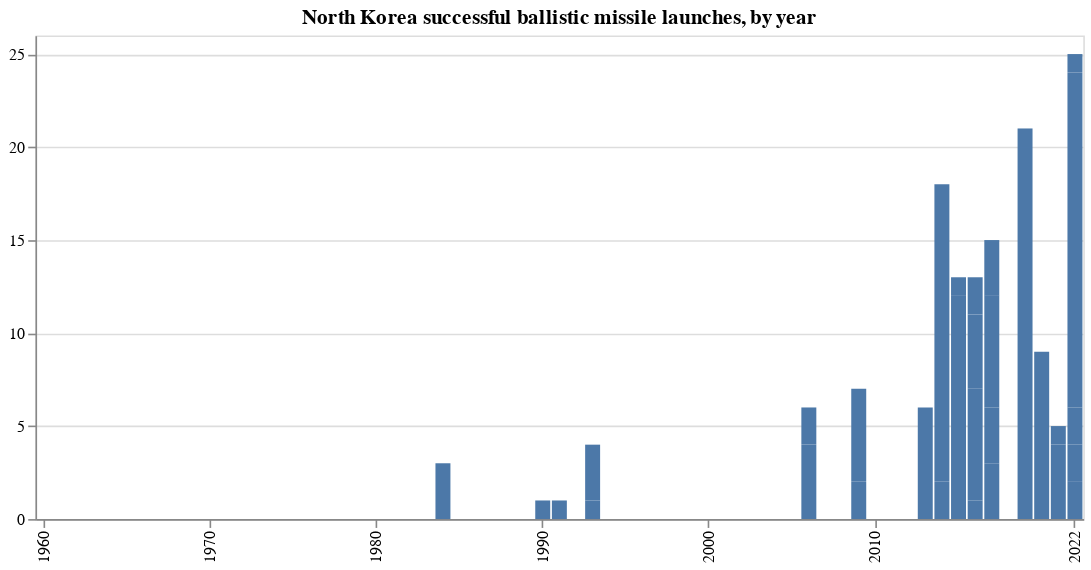

The code cell stored with this chart in its notebook:
### Code cell
bars = (
    alt.Chart(missile_total_all)
    .mark_bar()
    .encode(
        x=alt.X(
            "year:N",
            axis=alt.Axis(
                values=["1960", "1970", "1980", "1990", "2000", "2010", "2022"],
            ),
            title="",
        ),
        y=alt.Y("count:Q", axis=alt.Axis(tickCount=6), title=""),
    )
)

(bars).properties(
    height=300,
    width=650,
    title="North Korea successful ballistic missile launches, by year",
)

### Figure 1 — Vega-Lite specification as saved in the notebook (floating-point values rounded to 4 significant figures)
{"config": {"view": {"continuousWidth": 400, "continuousHeight": 300}}, "data": {"name": "data-d42ad8410fad53a6770fd03612609d6d"}, "mark": "bar", "encoding": {"x": {"axis": {"values": ["1960", "1970", "1980", "1990", "2000", "2010", "2022"]}, "field": "year", "title": "", "type": "nominal"}, "y": {"axis": {"tickCount": 6}, "field": "count", "title": "", "type": "quantitative"}}, "height": 300, "title": "North Korea successful ballistic missile launches, by year", "width": 650, "$schema": "https://vega.github.io/schema/vega-lite/v4.17.0.json", "datasets": {"data-d42ad8410fad53a6770fd03612609d6d": [{"year": "1960", "missle_type_desc": 0, "count": 0.0}, {"year": "1961", "missle_type_desc": 0, "count": 0.0}, {"year": "1962", "missle_type_desc": 0, "count": 0.0}, {"year": "1963", "missle_type_desc": 0, "count": 0.0}, {"year": "1964", "missle_type_desc": 0, "count": 0.0}, {"year": "1965", "missle_type_desc": 0, "count": 0.0}, {"year": "1966", "missle_type_desc": 0, "count": 0.0}, {"year": "1967", "missle_type_desc": 0, "count": 0.0}, {"year": "1968", "missle_type_desc": 0, "count": 0.0}, {"year": "1969", "missle_type_desc": 0, "count": 0.0}, {"year": "1970", "missle_type_desc": 0, "count": 0.0}, {"year": "1971", "missle_type_desc": 0, "count": 0.0}, {"year": "1972", "missle_type_desc": 0, "count": 0.0}, {"year": "1973", "missle_type_desc": 0, "count": 0.0}, {"year": "1974", "missle_type_desc": 0, "count": 0.0}, {"year": "1975", "missle_type_desc": 0, "count": 0.0}, {"year": "1976", "missle_type_desc": 0, "count": 0.0}, {"year": "1977", "missle_type_desc": 0, "count": 0.0}, {"year": "1978", "missle_type_desc": 0, "count": 0.0}, {"year": "1979", "missle_type_desc": 0, "count": 0.0}, {"year": "1980", "missle_type_desc": 0, "count": 0.0}, {"year": "1981", "missle_type_desc": 0, "count": 0.0}, {"year": "1982", "missle_type_desc": 0, "count": 0.0}, {"year": "1983", "missle_type_desc": 0, "count": 0.0}, {"year": "1984", "missle_type_desc": "Short-range", "count": 3.0}, {"year": "1985", "missle_type_desc": 0, "count": 0.0}, {"year": "1986", "missle_type_desc": 0, "count": 0.0}, {"year": "1987", "missle_type_desc": 0, "count": 0.0}, {"year": "1988", "missle_type_desc": 0, "count": 0.0}, {"year": "1989", "missle_type_desc": 0, "count": 0.0}, {"year": "1990", "missle_type_desc": "Short-range", "count": 1.0}, {"year": "1991", "missle_type_desc": "Short-range", "count": 1.0}, {"year": "1992", "missle_type_desc": 0, "count": 0.0}, {"year": "1993", "missle_type_desc": "Medium-range", "count": 1.0}, {"year": "1993", "missle_type_desc": "Short-range", "count": 3.0}, {"year": "1994", "missle_type_desc": 0, "count": 0.0}, {"year": "1995", "missle_type_desc": 0, "count": 0.0}, {"year": "1996", "missle_type_desc": 0, "count": 0.0}, {"year": "1997", "missle_type_desc": 0, "count": 0.0}, {"year": "1998", "missle_type_desc": 0, "count": 0.0}, {"year": "1999", "missle_type_desc": 0, "count": 0.0}, {"year": "2000", "missle_type_desc": 0, "count": 0.0}, {"year": "2001", "missle_type_desc": 0, "count": 0.0}, {"year": "2002", "missle_type_desc": 0, "count": 0.0}, {"year": "2003", "missle_type_desc": 0, "count": 0.0}, {"year": "2004", "missle_type_desc": 0, "count": 0.0}, {"year": "2005", "missle_type_desc": 0, "count": 0.0}, {"year": "2006", "missle_type_desc": "Medium-range", "count": 4.0}, {"year": "2006", "missle_type_desc": "Short-range", "count": 2.0}, {"year": "2007", "missle_type_desc": 0, "count": 0.0}, {"year": "2008", "missle_type_desc": 0, "count": 0.0}, {"year": "2009", "missle_type_desc": "Medium-range", "count": 2.0}, {"year": "2009", "missle_type_desc": "Short-range", "count": 5.0}, {"year": "2010", "missle_type_desc": 0, "count": 0.0}, {"year": "2011", "missle_type_desc": 0, "count": 0.0}, {"year": "2012", "missle_type_desc": 0, "count": 0.0}, {"year": "2013", "missle_type_desc": "Short-range", "count": 6.0}, {"year": "2014", "missle_type_desc": "Medium-range", "count": 2.0}, {"year": "2014", "missle_type_desc": "Short-range", "count": 16.0}, {"year": "2015", "missle_type_desc": "Short-range", "count": 12.0}, {"year": "2015", "missle_type_desc": "Submarine-launched", "count": 1.0}, {"year": "2016", "missle_type_desc": "Intermediate-range", "count": 1.0}, {"year": "2016", "missle_type_desc": "Medium-range", "count": 6.0}, {"year": "2016", "missle_type_desc": "Short-range", "count": 4.0}, {"year": "2016", "missle_type_desc": "Submarine-launched", "count": 2.0}, {"year": "2017", "missle_type_desc": "Intercontinental", "count": 3.0}, {"year": "2017", "missle_type_desc": "Intermediate-range", "count": 3.0}, {"year": "2017", "missle_type_desc": "Medium-range", "count": 6.0}, {"year": "2017", "missle_type_desc": "Short-range", "count": 3.0}, {"year": "2018", "missle_type_desc": 0, "count": 0.0}, {"year": "2019", "missle_type_desc": "Short-range", "count": 20.0}, {"year": "2019", "missle_type_desc": "Submarine-launched", "count": 1.0}, {"year": "2020", "missle_type_desc": "Short-range", "count": 9.0}, {"year": "2021", "missle_type_desc": "Short-range", "count": 4.0}, {"year": "2021", "missle_type_desc": "Submarine-launched", "count": 1.0}, {"year": "2022", "missle_type_desc": "Intercontinental", "count": 2.0}, {"year": "2022", "missle_type_desc": "Intermediate-range", "count": 2.0}, {"year": "2022", "missle_type_desc": "Medium-range", "count": 2.0}, {"year": "2022", "missle_type_desc": "Short-range", "count": 18.0}, {"year": "2022", "missle_type_desc": "Submarine-launched", "count": 1.0}]}}
